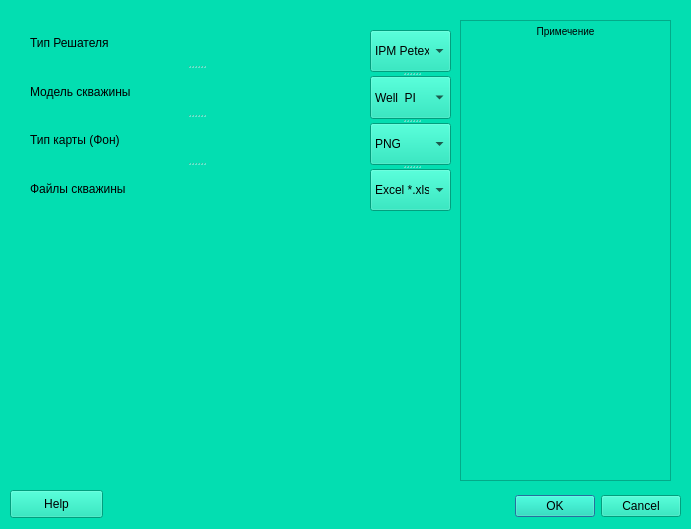
<?xml version="1.0" encoding="UTF-8"?>
<ui version="4.0">
 <class>Dialog</class>
 <widget class="QDialog" name="Dialog">
  <property name="geometry">
   <rect>
    <x>0</x>
    <y>0</y>
    <width>691</width>
    <height>529</height>
   </rect>
  </property>
  <property name="acceptDrops">
   <bool>false</bool>
  </property>
  <property name="windowTitle">
   <string>Dialog</string>
  </property>
  <property name="styleSheet">
   <string notr="true">background-color: rgb(3,222,177);
</string>
  </property>
  <property name="sizeGripEnabled">
   <bool>false</bool>
  </property>
  <widget class="QDialogButtonBox" name="buttonBox">
   <property name="geometry">
    <rect>
     <x>340</x>
     <y>490</y>
     <width>341</width>
     <height>32</height>
    </rect>
   </property>
   <property name="orientation">
    <enum>Qt::Horizontal</enum>
   </property>
   <property name="standardButtons">
    <set>QDialogButtonBox::Cancel|QDialogButtonBox::Ok</set>
   </property>
  </widget>
  <widget class="QPushButton" name="pushButton">
   <property name="geometry">
    <rect>
     <x>10</x>
     <y>490</y>
     <width>93</width>
     <height>28</height>
    </rect>
   </property>
   <property name="text">
    <string>Help</string>
   </property>
  </widget>
  <widget class="QTextBrowser" name="textBrowser">
   <property name="geometry">
    <rect>
     <x>460</x>
     <y>20</y>
     <width>211</width>
     <height>461</height>
    </rect>
   </property>
   <property name="html">
    <string>&lt;!DOCTYPE HTML PUBLIC &quot;-//W3C//DTD HTML 4.0//EN&quot; &quot;http://www.w3.org/TR/REC-html40/strict.dtd&quot;&gt;
&lt;html&gt;&lt;head&gt;&lt;meta name=&quot;qrichtext&quot; content=&quot;1&quot; /&gt;&lt;style type=&quot;text/css&quot;&gt;
p, li { white-space: pre-wrap; }
&lt;/style&gt;&lt;/head&gt;&lt;body style=&quot; font-family:'MS Shell Dlg 2'; font-size:8.25pt; font-weight:400; font-style:normal;&quot;&gt;
&lt;p align=&quot;center&quot; style=&quot; margin-top:0px; margin-bottom:0px; margin-left:0px; margin-right:0px; -qt-block-indent:0; text-indent:0px;&quot;&gt;&lt;span style=&quot; font-size:7.8pt;&quot;&gt;Примечение&lt;/span&gt;&lt;/p&gt;&lt;/body&gt;&lt;/html&gt;</string>
   </property>
  </widget>
  <widget class="QSplitter" name="splitter_2">
   <property name="geometry">
    <rect>
     <x>370</x>
     <y>30</y>
     <width>81</width>
     <height>181</height>
    </rect>
   </property>
   <property name="orientation">
    <enum>Qt::Vertical</enum>
   </property>
   <widget class="QComboBox" name="comboBox">
    <property name="styleSheet">
     <string notr="true">font: 18pt &quot;MS Shell Dlg 2&quot;;</string>
    </property>
    <item>
     <property name="text">
      <string>IPM Petex</string>
     </property>
    </item>
    <item>
     <property name="text">
      <string>tNavigator (not available)</string>
     </property>
    </item>
    <item>
     <property name="text">
      <string>(not available)</string>
     </property>
    </item>
   </widget>
   <widget class="QComboBox" name="comboBox_2">
    <property name="styleSheet">
     <string notr="true">font: 18pt &quot;MS Shell Dlg 2&quot;;</string>
    </property>
    <item>
     <property name="text">
      <string>Well  PI</string>
     </property>
    </item>
    <item>
     <property name="text">
      <string>Darcy (not available)</string>
     </property>
    </item>
   </widget>
   <widget class="QComboBox" name="comboBox_3">
    <property name="styleSheet">
     <string notr="true">font: 18pt &quot;MS Shell Dlg 2&quot;;</string>
    </property>
    <item>
     <property name="text">
      <string>PNG</string>
     </property>
    </item>
    <item>
     <property name="text">
      <string>.xlsx</string>
     </property>
    </item>
    <item>
     <property name="text">
      <string>.csv (not available)</string>
     </property>
    </item>
   </widget>
   <widget class="QComboBox" name="comboBox_4">
    <property name="styleSheet">
     <string notr="true">font: 18pt &quot;MS Shell Dlg 2&quot;;</string>
    </property>
    <item>
     <property name="text">
      <string>Excel *.xlsx</string>
     </property>
    </item>
    <item>
     <property name="text">
      <string>БД (not available)</string>
     </property>
    </item>
   </widget>
  </widget>
  <widget class="QSplitter" name="splitter">
   <property name="geometry">
    <rect>
     <x>30</x>
     <y>20</y>
     <width>331</width>
     <height>191</height>
    </rect>
   </property>
   <property name="orientation">
    <enum>Qt::Vertical</enum>
   </property>
   <widget class="QLabel" name="label">
    <property name="styleSheet">
     <string notr="true">font: 18pt &quot;MS Shell Dlg 2&quot;;</string>
    </property>
    <property name="text">
     <string>Тип Решателя</string>
    </property>
   </widget>
   <widget class="QLabel" name="label_2">
    <property name="styleSheet">
     <string notr="true">font: 18pt &quot;MS Shell Dlg 2&quot;;</string>
    </property>
    <property name="text">
     <string>Модель скважины</string>
    </property>
   </widget>
   <widget class="QLabel" name="label_3">
    <property name="styleSheet">
     <string notr="true">font: 18pt &quot;MS Shell Dlg 2&quot;;</string>
    </property>
    <property name="text">
     <string>Тип карты (Фон)</string>
    </property>
   </widget>
   <widget class="QLabel" name="label_4">
    <property name="styleSheet">
     <string notr="true">font: 18pt &quot;MS Shell Dlg 2&quot;;</string>
    </property>
    <property name="text">
     <string>Файлы скважины</string>
    </property>
   </widget>
  </widget>
  <zorder>splitter</zorder>
  <zorder>splitter_2</zorder>
  <zorder>pushButton</zorder>
  <zorder>textBrowser</zorder>
  <zorder>buttonBox</zorder>
 </widget>
 <resources/>
 <connections>
  <connection>
   <sender>buttonBox</sender>
   <signal>accepted()</signal>
   <receiver>Dialog</receiver>
   <slot>accept()</slot>
   <hints>
    <hint type="sourcelabel">
     <x>380</x>
     <y>317</y>
    </hint>
    <hint type="destinationlabel">
     <x>157</x>
     <y>274</y>
    </hint>
   </hints>
  </connection>
  <connection>
   <sender>buttonBox</sender>
   <signal>rejected()</signal>
   <receiver>Dialog</receiver>
   <slot>reject()</slot>
   <hints>
    <hint type="sourcelabel">
     <x>416</x>
     <y>320</y>
    </hint>
    <hint type="destinationlabel">
     <x>286</x>
     <y>274</y>
    </hint>
   </hints>
  </connection>
  <connection>
   <sender>pushButton</sender>
   <signal>pressed()</signal>
   <receiver>Dialog</receiver>
   <slot>open()</slot>
   <hints>
    <hint type="sourcelabel">
     <x>56</x>
     <y>313</y>
    </hint>
    <hint type="destinationlabel">
     <x>250</x>
     <y>175</y>
    </hint>
   </hints>
  </connection>
 </connections>
</ui>
